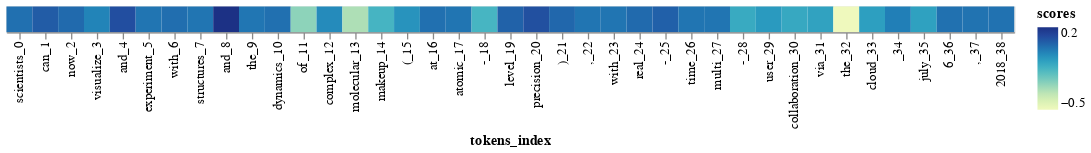

Here is the notebook cell this chart was saved with:
### Code cell
interpret_sentence_altair(test_string5, true_label=0)

### Figure 1 — Vega-Lite specification as saved in the notebook (floating-point values rounded to 4 significant figures)
{"config": {"view": {"continuousWidth": 400, "continuousHeight": 300}}, "data": {"name": "data-df8e57c09da94775fedfa90630729833"}, "mark": "rect", "encoding": {"color": {"type": "quantitative", "field": "scores"}, "x": {"type": "ordinal", "field": "tokens_index", "sort": null}}, "$schema": "https://vega.github.io/schema/vega-lite/v4.8.1.json", "datasets": {"data-df8e57c09da94775fedfa90630729833": [{"tokens": "scientists", "scores": [0.009303], "tokens_index": "scientists_0"}, {"tokens": "can", "scores": [0.0522], "tokens_index": "can_1"}, {"tokens": "now", "scores": [0.02182], "tokens_index": "now_2"}, {"tokens": "visualize", "scores": [-0.03132], "tokens_index": "visualize_3"}, {"tokens": "and", "scores": [0.08369], "tokens_index": "and_4"}, {"tokens": "experiment", "scores": [0.0], "tokens_index": "experiment_5"}, {"tokens": "with", "scores": [0.01372], "tokens_index": "with_6"}, {"tokens": "structures", "scores": [0.0], "tokens_index": "structures_7"}, {"tokens": "and", "scores": [0.1643], "tokens_index": "and_8"}, {"tokens": "the", "scores": [-0.003033], "tokens_index": "the_9"}, {"tokens": "dynamics", "scores": [0.008632], "tokens_index": "dynamics_10"}, {"tokens": "of", "scores": [-0.2741], "tokens_index": "of_11"}, {"tokens": "complex", "scores": [-0.04914], "tokens_index": "complex_12"}, {"tokens": "molecular", "scores": [-0.3248], "tokens_index": "molecular_13"}, {"tokens": "makeup", "scores": [-0.1578], "tokens_index": "makeup_14"}, {"tokens": "(", "scores": [-0.06639], "tokens_index": "(_15"}, {"tokens": "at", "scores": [0.008918], "tokens_index": "at_16"}, {"tokens": "atomic", "scores": [0.0], "tokens_index": "atomic_17"}, {"tokens": "-", "scores": [-0.1596], "tokens_index": "-_18"}, {"tokens": "level", "scores": [0.03857], "tokens_index": "level_19"}, {"tokens": "precision", "scores": [0.0805], "tokens_index": "precision_20"}, {"tokens": ")", "scores": [0.02778], "tokens_index": ")_21"}, {"tokens": ",", "scores": [0.0], "tokens_index": ",_22"}, {"tokens": "with", "scores": [-0.001522], "tokens_index": "with_23"}, {"tokens": "real", "scores": [0.02202], "tokens_index": "real_24"}, {"tokens": "-", "scores": [0.04287], "tokens_index": "-_25"}, {"tokens": "time", "scores": [-0.001522], "tokens_index": "time_26"}, {"tokens": "multi", "scores": [0.0], "tokens_index": "multi_27"}, {"tokens": "-", "scores": [-0.1264], "tokens_index": "-_28"}, {"tokens": "user", "scores": [-0.08254], "tokens_index": "user_29"}, {"tokens": "collaboration", "scores": [-0.1208], "tokens_index": "collaboration_30"}, {"tokens": "via", "scores": [-0.1049], "tokens_index": "via_31"}, {"tokens": "the", "scores": [-0.4762], "tokens_index": "the_32"}, {"tokens": "cloud", "scores": [-0.09501], "tokens_index": "cloud_33"}, {"tokens": "\n\n", "scores": [-0.0211], "tokens_index": "\n\n_34"}, {"tokens": "july", "scores": [-0.1006], "tokens_index": "july_35"}, {"tokens": "6", "scores": [0.007607], "tokens_index": "6_36"}, {"tokens": ",", "scores": [0.003051], "tokens_index": ",_37"}, {"tokens": "2018", "scores": [0.005226], "tokens_index": "2018_38"}]}}
